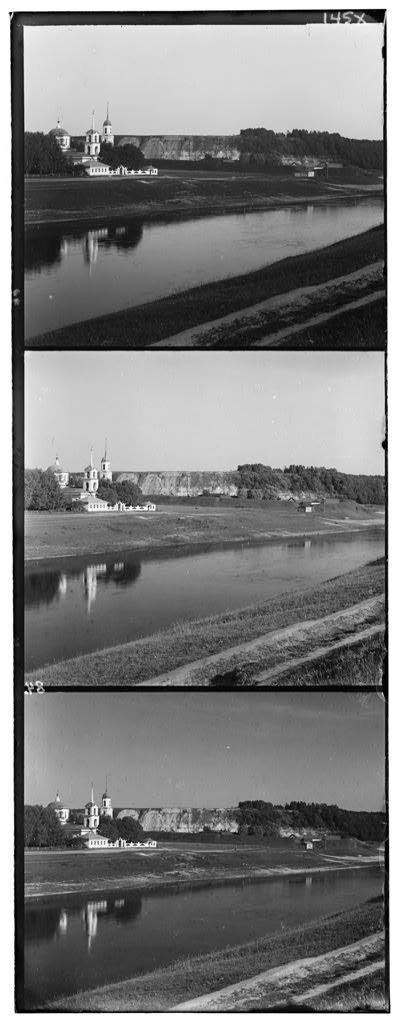
%> input picture assignment1/part1_1.jpg, 400 x 1024 px
$ octave --eval "master_a1;"   (GNU Octave 9; MATLAB toolbox functions it lacks are replaced by stand-ins)
%> lines starting %> are read from the running program, lines starting %| are printed output that depends on the picture
### assignment1/part1.m
% CSCI-UA.0480-001 Assignment 1, starter Matlab code
% Adapted from A. Efros
% (http://graphics.cs.cmu.edu/courses/15-463/2010_fall/hw/proj1/)
%
% Part 1: Colorizing the Prokudin-Gorskii photo collection
%
% Adam Krebs (Spring 2012)

% combine 3 different color chanels from image file
%
% Input:
%  imname - input file with 3 separated channels (optional)
% Output:
%   colorim - the assembled image
%
function [colorim] = part1(fullim)

if nargin ~= 1
    fullim = imread('part1_1.jpg');
end

% convert to double matrix (might want to do this later on to save memory)
fullim = im2double(fullim);

% compute the height of each part (just 1/3 of total)
height = floor(size(fullim,1)/3);
% separate color channels
B = fullim(1:height,:);
G = fullim(height+1:height*2,:);
R = fullim(height*2+1:height*3,:);

% Align the Red and Blue images to the Green channel
newR = align(R,G);
newB = align(B,G);

% recombine
colorim = cat(3, newR, G, newB);

% show result and save
figure, imshow(colorim);
imwrite(colorim,'pt1-result-output.jpg');

end


%% align img1 to img2
function [output] = align(img1, img2)

img_offset = offset(img1, img2);
output = circshift(img1, img_offset);

end


%% find the minimum offset through sum-squared distance
function [output] = offset(img1, img2)

min = inf; % first result must be less than this val
for x = -10:10
    for y = -10:10
        tmp = circshift(img1, [x y]);
        ssd = sum(sum((img2-tmp).^2));
        if ssd < min
            min = ssd;
            output = [x y];
        end
    end
end

end

### assignment1/part2.m
% Part 2: Harris Corner Detection
%
% by Adam Krebs (Spring 2012)

%
%
% Input:
%   im - the input image in greyscale / 2D array
%   threshold - "cornerness" threshold
%   sigma - std deviation of Gaussian used to smooth 2nd moment matrix
%   radius - radius of non-maximal suppression
%
% Output:
%   img - the output image
%   corners - a 2 x N matrix of corner locations
%

function [img, corners] = part2(im, threshold, sigma, radius)

% Define the filters as Sobel operator
dx = [ -1 0 1 ; -2 0 2 ; -1 0 1];
dy = diff(dx);

% Compute image derivates
Ix = conv2(double(im), dx, 'same');
Iy = conv2(double(im), dy, 'same');

% Generate Gaussian smoothing filter
G = fspecial('gaussian', (6*sigma), sigma);

% Compute the Squares of Ix and Iy, and Ixy
Ixx = Ix.^2;
Iyy = Iy.^2;
Ixy = Ix .* Iy;

% Compute smoothed versions
Sixx = conv2(Ixx, G, 'same');
Siyy = conv2(Iyy, G, 'same');
Sixy = conv2(Ixy, G, 'same');

% Compute cornerness measure M
M = (Sixx.*Siyy - Sixy.^2) - 0.04*(Sixx+Siyy).^2;

% Perform non-maximal surpression
nonmax = ordfilt2(M, radius^2, ones([radius radius]));

% Find the coordinates of the corner points
corners = (M == nonmax) & (nonmax > threshold);
[row, col] = find(corners);

% Display image and superimpose corners
figure, imshow(im);

% superimpose onto same plot
hold on;
p=[col row];
corners = plot(p(:,1),p(:,2),'or');
hold off;

F=getframe;
img = frame2im(F);
end

### assignment1/part3.m
% Part 3: Scale-Invariance
%
% by Adam Krebs (Spring 2012)


function [res] = part3(im)

    if nargin ~= 1
        im = imread('einstein.jpg');
    end

    % resize image by half
    im_half = imresize(im, 0.5);

    for sigma = 3:0.4:15
        temp_ein = conv2(double(im), lp(sigma), 'same');
        temp_half = conv2(double(im_half), lp(sigma), 'same');
        gradI = combine(temp_ein, sigma, lp(sigma));
        gradI_half = combine(temp_half, sigma, lp(sigma));
        gradIn = (sigma^2)* combine(temp_ein, sigma, lp(sigma));
        gradIn_half = (sigma^2)* combine(temp_half, sigma, lp(sigma));
    end

end

% Generate a Laplacian filter
function [filt] = lp(sigma)
    filt = fspecial('gaussian', (sigma*6), sigma);
end

function [output] = combine(img, sigma, filt)
    % Convolve image and combine
    dxx = [1 -2 1];
    dyy = [1 -2 1];
    Sxx = conv2(lp(sigma), dxx, 'same');
    s1 = Sxx .* img;
    Syy = conv2(lp(sigma), dyy, 'same');
    s2 = Syy .* img;

    % overlay image
    output = s1 + s2;

    mesh(output);
    hold on;
end

### assignment1/master_a1.m
% Computer Vision Assignment 1
% Adam Krebs (Spring 2012)
%
% Driver script - calls and runs assignments 1, 2, 3, and 4


function [] = master_a1()

% initialization
river = imread('part1_1.jpg');
%> river is the input picture: size 1024x400 uint8; min 0, max 255, mean 124.2
ein = imread('einstein.jpg');
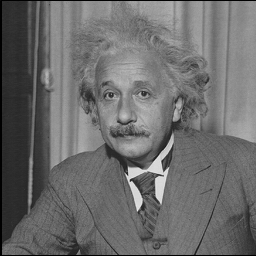
%> input picture assignment1/einstein.jpg, 256 x 256 px
%> ein is the input picture: size 256x256 uint8; min 0, max 236, mean 107.8

% use ~ to suppress output
[~] = part1(river);
%> in part1, `B = fullim(1:height,:);`:
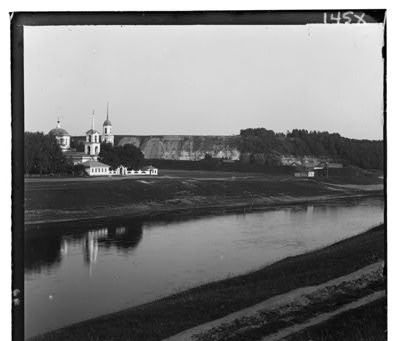
%> B: size 341x400 double; min 0, max 1, mean 0.494
%> after the loop in offset, `for x = -10:10`: min = 8322.3; output = [4 -1]
[~] = part2(ein,5e-4,3,3);
%> in part2, `Ixy = Ix .* Iy;`:
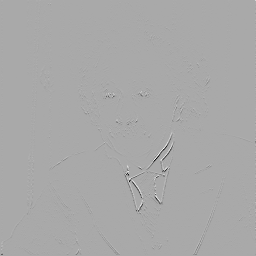
%> Ixy: size 256x256 double; min -77050, max 38936, mean -163.7; drawn with min black and max white
%> in part2, `Sixy = conv2(Ixy, G, 'same');`:
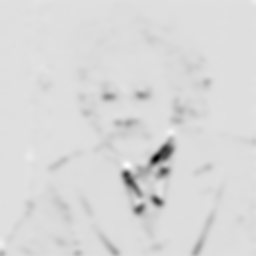
%> Sixy: size 256x256 double; min -5836.1, max 830.3, mean -162.2; drawn with min black and max white
%> in part2, `M = (Sixx.*Siyy - Sixy.^2) - 0.04*(Sixx+Siyy).^2;`:
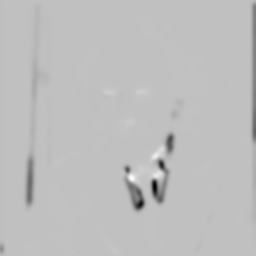
%> M: size 256x256 double; min -228931282.3, max 73745350.5, mean -2992113.8; drawn with min black and max white
%> in part2, `corners = (M == nonmax) & (nonmax > threshold);`:
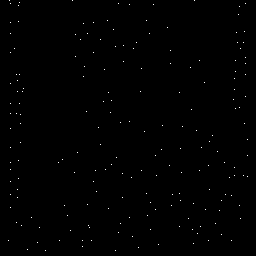
%> corners: size 256x256 logical; 0.29% white in thin lines or dots
%> in part2, `[row, col] = find(corners);`: row = 190 values from 1 to 251; col = 190 values from 9 to 248
%> in part2, `p=[col row];`: p = 190 rows, first 12: [9 241; 10 1; 11 4; 11 23; 11 34; 11 53; 11 84; 11 104; 11 114; 11 129; 11 148; 11 163]
[~] = part3;
%> the loop in part3, `for sigma = 3:0.4:15` made 1 pass
%> pass 1, in part3, `temp_half = conv2(double(im_half), lp(sigma), 'same');`:
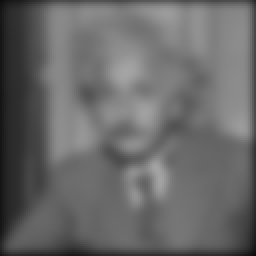
%> temp_half: size 128x128 double (shown 2 times larger); min 11.99, max 164.6, mean 104.9
%> the run ends on the next line
[~] = part4();


end
